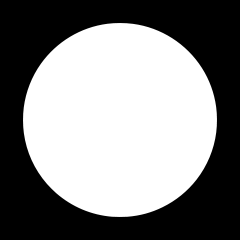
#> input picture Shape_Detection/whitecircle.png, 240 x 240 px
$ python detec_shapes_simple.py
#> lines starting #> are read from the running program, lines starting #| are printed output that depends on the picture
# import the necessary packages
from pyimagesearch.shapedetector import ShapeDetector
import argparse
import imutils
import cv2

# construct the argument parse and parse the arguments
#ap = argparse.ArgumentParser()
#ap.add_argument("-i", "--image", required=True,
               # help="path to the input image")
#args = vars(ap.parse_args())

# load the image and resize it to a smaller factor so that
# the shapes can be approximated better
#image = cv2.imread(args["image"])
image = cv2.imread("whitecircle.png")
#> image is the input picture: shape (240, 240, 3); min 0, max 255, mean 130.9
image = cv2.imread("differentshapes.jpg")
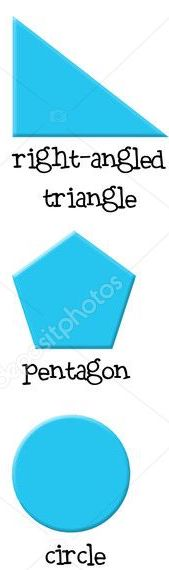
#> input picture Shape_Detection/differentshapes.jpg, 169 x 570 px
#> image is the input picture: shape (570, 169, 3); mean B, G, R 240.7, 228.1, 179.6
image = cv2.bitwise_not(image)
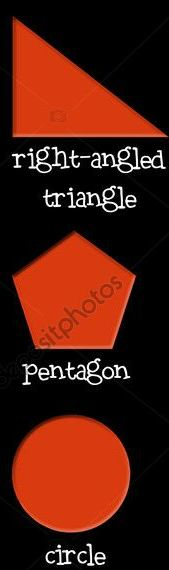
#> image: shape (570, 169, 3); mean B, G, R 14.3, 26.9, 75.4
#image = cv2.cvtColor(image, cv2.COLOR_BGR2GRAY)
resized = imutils.resize(image, width=200)
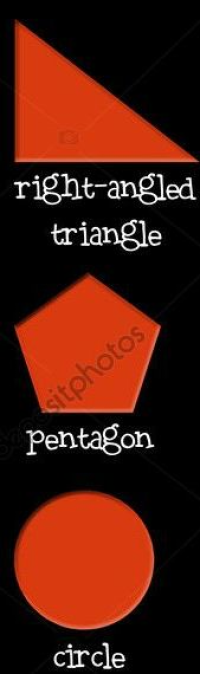
#> resized: shape (674, 200, 3); mean B, G, R 14.3, 26.9, 75.4
image = imutils.resize(image, width=200)
ratio = image.shape[0] / float(resized.shape[0])
#> ratio = 1

# convert the resized image to grayscale, blur it slightly,
# and threshold it
gray = cv2.cvtColor(resized, cv2.COLOR_BGR2GRAY)
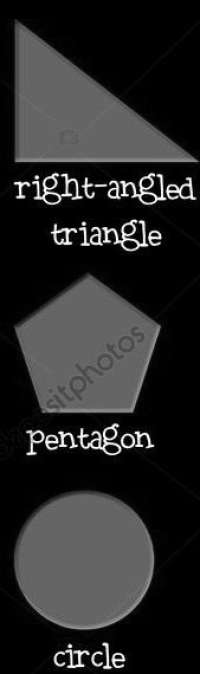
#> gray: shape (674, 200); min 0, max 255, mean 40
blurred = cv2.GaussianBlur(gray, (5, 5), 0)
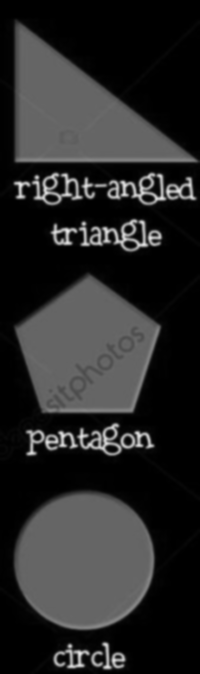
#> blurred: shape (674, 200); min 0, max 232, mean 40
ret,thresh = cv2.threshold(blurred,200, 0, 0)
#> thresh: shape (674, 200); every value is 0
#> (the run stopped early here; a loop or call above may not have finished)
